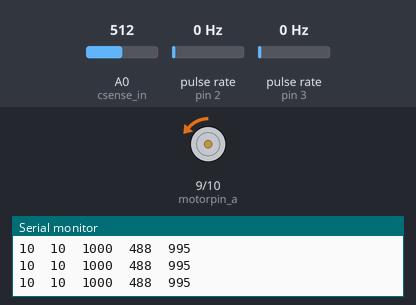
The sketch below on a simulated Arduino Uno, built with avr-gcc and run on an emulated ATmega328P. On the bench: motor-driver pin pairs drawn as motors (green arrow = first pin HIGH = forward, orange = second pin HIGH = backward, longer = more drive), the last lines printed to the serial monitor. Wiring (inferred from the names in the program): 2 × pulse sensor: data pin 2 / data pin 3. The test bench sets the inputs (shaded band); at power-on: A0 (csense_in) = 512, pulse rate (sensors on pin 2, pin 3) 0 Hz.

Above: at 9.2 s.
9.3 s: A0 (csense_in) set to 1010
At 10.8 s:
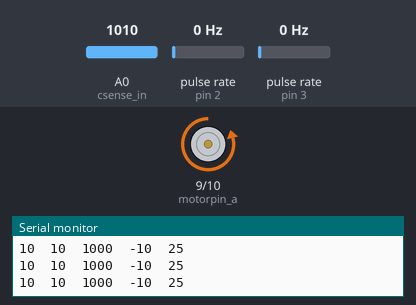
12.0 s: A0 (csense_in) set to 0
At 13.1 s:
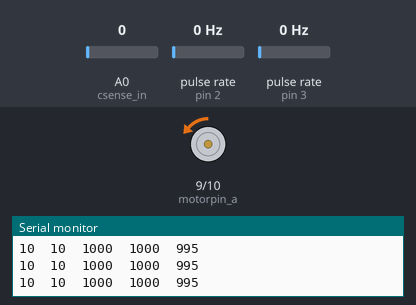
13.5 s: A0 (csense_in) set to 1023
At 13.93 s:
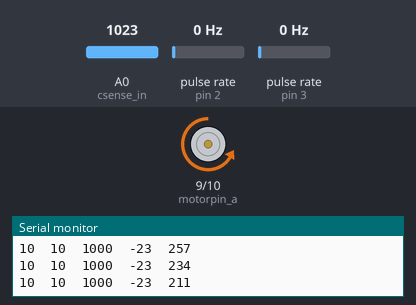
Timing chart, 0 to 16.5 s (numbered marks = the images above; inputs shaded):
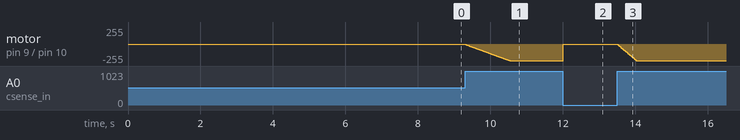

Measured:
- after the input at 9.3 s, motor on pin 9 (motorpin_a) / pin 10 (motorpin_b): moves from backward 1/255 to backward 249/255 over 1.2 s, starting at once
- after the input at 12.0 s, motor on pin 9 (motorpin_a) / pin 10 (motorpin_b): backward 249/255 → backward 1/255 at once
- after the input at 13.5 s, motor on pin 9 (motorpin_a) / pin 10 (motorpin_b): moves from backward 1/255 to backward 249/255 over 0.53 s, starting at once

The sketch:

speed_loop4.ino
```cpp
// pwm limitations
const unsigned int max_count = 1000;  // defines a operating pwm frequency of 4kHz
const unsigned int pwm_up_sat = 995;
const unsigned int pwm_low_sat = 25;

const unsigned int c_up_sat = 1000;
const unsigned int c_low_sat = 10;

// loop parameters
const unsigned int loop_time = 20;
unsigned int loop_repeat = 0;

// current loop parameters;
const float c_kp = 1, // 1
            c_ki = 0.975, // 0.975
            c_kd = 0.0;

// speed loop parameters
const float v_kp = 3, //
            v_ki = 0.5,
            v_kd = 0.0;


// pin placements
int motorpin_a = 9;
int motorpin_b = 10;
int csense_in = 0;
int encoder_in_up = 2;
int encoder_in_down = 3;


// global variables
unsigned int pwm = 500;
unsigned int dir =  0; // motor direction and speed

unsigned int c_command = 700; // in terms of adc value for the given circuit
signed int c_error[3] = {0,0,0}; // current loop variables

unsigned int v_command = 10; // in terms of count differences in an iteration
signed int v_error[3] = {0,0,0}; // speed loop variables

unsigned long int pos_count[2] = {0,0};


void setup()
{
  pinMode(motorpin_a,OUTPUT); digitalWrite(motorpin_a,LOW);
  pinMode(motorpin_b,OUTPUT); digitalWrite(motorpin_b,LOW);
  pinMode(encoder_in_up,INPUT);
  pinMode(encoder_in_down,INPUT);
  attachInterrupt(0,update_count_up,FALLING);
  attachInterrupt(1,update_count_down,FALLING);
  init_pwm_engine();
  Serial.begin(115200);
  delay(8000);
  init_timer();
}

void loop()
{
//    //loop_repeat++;
//    //if (loop_repeat == 10){v_loop(); loop_repeat=0;}
//    v_loop();
//    c_loop();
//    set_pwm();
//    purge_data();
//    delay(loop_time);

}

// pwm functions
void init_pwm_engine()
{
  TCCR1A = _BV(COM1A1) | _BV(COM1B1) | _BV(WGM11);
  TCCR1B = _BV(WGM13) | _BV(CS10);     // prescaler 1 for the system clock which generates base clock of 8MHz
  ICR1 = max_count;
}

void set_pwm()
{
  if (dir==0) {OCR1A = pwm; OCR1B = 0;}
  else {OCR1A = 0; OCR1B = pwm;}
}

// count interrupts
void update_count_up() {pos_count[0]++;}
void update_count_down() {pos_count[0]--;}

// timer for loop repetition
void init_timer()
{
  sei();
  TCCR2A = _BV(WGM21);
  OCR2A = 200; // set compare match value for the clock with a prescaler of /256 to get a 1 msec interrupt
  TIMSK2 = _BV(OCIE2A) ;
  TCNT2 = 0;
  TCCR2B = _BV(CS22) | _BV(CS21) | _BV(CS20);  // start the timer
}


ISR (TIMER2_COMPA_vect)
{
  timer_isr();
}

void timer_isr()
{
  v_loop();
  c_loop();
  set_pwm();
  purge_data();
  delay(loop_time);
}

// current loop correction
void c_loop()
{
  unsigned int c_read=0,i;
  for (i=0;i<5;i++)
  {
    c_read = c_read + analogRead(csense_in);
  }
  c_read /= 5;
  c_error[0] = c_command - c_read;
  c_pid();
  c_error[2] = c_error[1];
  c_error[1] = c_error[0];
}

void c_pid()
{
  float new_pwm;
  new_pwm = (float)pwm + c_kp*(c_error[0] - c_error[1]) + c_ki*c_error[1] + c_kd*(c_error[0] - c_error[2]);
  if (new_pwm >= pwm_up_sat) new_pwm = pwm_up_sat;
  if (new_pwm <= pwm_low_sat) new_pwm = pwm_low_sat;
  pwm = (int) new_pwm;
}

// speed loop correction
void v_loop()
{
  unsigned int v_read;
  v_read = pos_count[0] - pos_count[1];
  pos_count[1] = pos_count[0];
  v_error[0] = v_command - v_read;
  v_pid();
  v_error[2] = v_error[1];
  v_error[1] = v_error[0];
}

void v_pid()
{
  float new_c_command;
  new_c_command = (float)c_command + v_kp*(v_error[0] - v_error[1]) + v_ki*v_error[1] + v_kd*(v_error[0]-v_error[2]);
  if(new_c_command >= c_up_sat) new_c_command = c_up_sat;
  if(new_c_command <= c_low_sat) new_c_command = c_low_sat;
  c_command = (int)new_c_command;
}


// print data on serial port
void purge_data()
{
  Serial.print(v_command,DEC); Serial.print("\t");
  Serial.print(v_error[0],DEC); Serial.print("\t");
  Serial.print(c_command,DEC); Serial.print("\t");
  Serial.print(c_error[0],DEC); Serial.print("\t");
  Serial.println(pwm,DEC);
}
```
